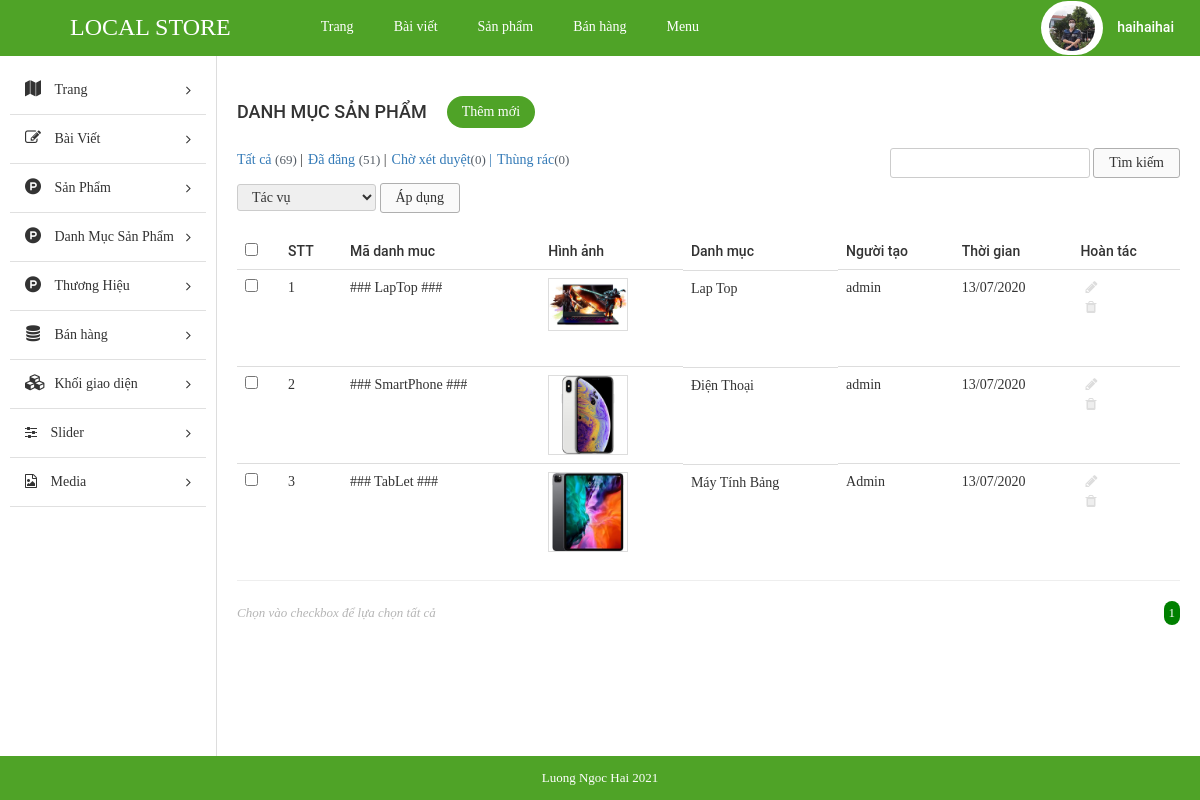
The app's page /admin/index.php?modules=categorys&controllers=index&action=list (signed in) with its own data.
### tables this page shows
CREATE TABLE `tbl_category` (
  `id` int(11) NOT NULL,
  `name` varchar(255) NOT NULL,
  `code` varchar(255) NOT NULL,
  `image` varchar(255) NOT NULL,
  `description` text NOT NULL,
  `create_date` varchar(255) NOT NULL,
  `user` varchar(255) NOT NULL
);

### admin/libraries/database.php (called while the page is built, shortened)
<?php
function db_query($query_string) {
    global $conn;
    $result = mysqli_query($conn, $query_string);
    return $result;
}
function db_fetch_array($query_string) {
    $result = array();
    $mysqli_result = db_query($query_string);
    while ($row = mysqli_fetch_assoc($mysqli_result)) {
        $result[] = $row;
    }
    return $result;
}

### admin/modules/categorys/models/indexModel.php (called while the page is built, shortened)
<?php
function getAll() {
	return db_fetch_array("SELECT * FROM `tbl_category`");
}

### admin/modules/categorys/controllers/indexController.php (called while the page is built, shortened)
<?php
function listAction() {
	$data_tmp = getAll();
	if(!empty($_GET['page'])){
		$page = $_GET['page'];
	}else{
		$page =1;
	}
	$numProduct = count($data_tmp);
	$productOnPage = 5;
	$num = ceil($numProduct/$productOnPage);
	$start = ($page - 1) * $productOnPage;
	$res =[];
	for ($i=$start; $i < $start+$productOnPage; $i++) {
		if(isset($data_tmp[$i]))
        $res[] = $data_tmp[$i];
	};
	$data = [$res, $num, $page];
	load_view('list',$data);
}

### admin/core/router.php (called while the page is built, shortened)
<?php
$action_name = get_action().'Action';
call_function(array('construct', $action_name));

### admin/core/appload.php (called while the page is built, shortened)
<?php
require CONFIGPATH . DIRECTORY_SEPARATOR . 'database.php';
require LIBPATH . DIRECTORY_SEPARATOR . 'database.php';
require COREPATH . DIRECTORY_SEPARATOR . 'base.php';
require COREPATH . DIRECTORY_SEPARATOR . 'router.php';

### admin/index.php (called while the page is built, shortened)
<?php
require COREPATH.DIRECTORY_SEPARATOR.'appload.php';

### admin/modules/categorys/views/listView.php (the view, shortened to what this page needs)
<div id="main-content-wp" class="list-product-page">
    <div class="wrap clearfix">
        <div id="content" class="fl-right">
            <div class="section" id="title-page">
                <div class="clearfix">
                    <h3 id="index" class="fl-left">Danh Mục Sản Phẩm</h3>
                    <a href="?modules=categorys&controllers=index&action=add" title="" id="add-new" class="fl-left">Thêm mới</a>
                </div>
            </div>
            <div class="section" id="detail-page">
                <div class="section-detail">
                    <div class="filter-wp clearfix">
                        <ul class="post-status fl-left">
                            <li class="all"><a href="">Tất cả <span class="count">(69)</span></a> |</li>
                            <li class="publish"><a href="">Đã đăng <span class="count">(51)</span></a> |</li>
                            <li class="pending"><a href="">Chờ xét duyệt<span class="count">(0)</span> |</a></li>
                            <li class="pending"><a href="">Thùng rác<span class="count">(0)</span></a></li>
                        </ul>
                        <form method="GET" class="form-s fl-right">
                            <input type="text" name="s" id="s">
                            <input type="submit" name="sm_s" value="Tìm kiếm">
                        </form>
                    </div>
                    <div class="actions">
                        <form method="GET" action="" class="form-actions">
                            <select name="actions">
                                <option value="0">Tác vụ</option>
                            </select>
                            <input type="submit" name="sm_action" value="Áp dụng">
                        </form>
                    </div>
                    <div class="table-responsive">
                        <table class="table list-table-wp">
                            <thead>
                                <tr>
                                    <td><input type="checkbox" name="checkAll" id="checkAll"></td>
                                    <td><span class="thead-text">STT</span></td>
                                    <td><span class="thead-text">Mã danh muc</span></td>
                                    <td><span class="thead-text">Hình ảnh</span></td>
                                    <td><span class="thead-text">Danh mục</span></td>
                                    <td><span class="thead-text">Người tạo</span></td>
                                    <td><span class="thead-text">Thời gian</span></td>
                                    <td><span class="thead-text">Hoàn tác</span></td>
                                </tr>
                            </thead>
                            <tbody>
                                <?php $i=0; if(!empty($data['0'])) foreach ($data['0'] as $key => $value) { $i++;?>
                                <tr>
                                    <td><input type="checkbox" name="checkItem" class="checkItem"></td>
                                    <td><span class="tbody-text"><?php echo $i; ?></h3></span>
                                    <td><span class="tbody-text"><?php echo $value['code']; ?></h3></span>
                                    <td>
                                        <div class="tbody-thumb">
                                            <img src="<?php echo $value['image']; ?>" alt="">
                                        </div>
                                    </td>
                                    <td class="clearfix">
                                        <div class="tb-title fl-left">
                                            <h3><?php echo $value['name']; ?></h3>
                                        </div>
                                    </td>
                                    <td><span class="tbody-text"><?php echo $value['user']; ?></span></td>
                                    <td><span class="tbody-text"><?php echo $value['create_date']; ?></span></td>
                                    <td>
                                        <ul class="list-operation ">
                                            <li><a href="?modules=categorys&contollers=index&action=edit&id=<?php echo $value['id']; ?>" title="Sửa" class="edit"><i class="fa fa-pencil" aria-hidden="true"></i></a></li>
                                            <li><a href="?modules=categorys&contollers=index&action=delete&id=<?php echo $value['id']; ?>" title="Xóa" class="delete"><i class="fa fa-trash" aria-hidden="true"></i></a></li>
                                        </ul>
                                    </td>
                                </tr>
                                <?php }; ?>
                            </tbody>
                        </table>
                        <hr>
                    </div>
                </div>
            </div>
            <div class="section" id="paging-wp">
                <div class="section-detail clearfix">
                    <p id="desc" class="fl-left">Chọn vào checkbox để lựa chọn tất cả</p>
                    <ul id="list-paging" class="fl-right">
                        <?php for ($i=1; $i <= $data['1'] ; $i++) { ?>
                        <li>
                            <a <?php if($i == $data['2']) echo 'style="background-color: green;color:white; border-radius:300px;"';  ?>  href="?modules=categorys&controllers=index&action=list&page=<?php echo $i; ?>" title=""><?php echo $i; ?></a>
                        </li>
                        <?php }; ?>
                    </ul>
                </div>
            </div>
        </div>
    </div>
</div>

### admin/core/base.php (shortened to what this page needs)
<?php
function get_module() {
    global $config;
    $module = isset($_GET['modules']) ? $_GET['modules'] : $config['default_module'];
    return $module;
}
function call_function($list_function = array()) {
    if (is_array($list_function)) {
        foreach ($list_function as $f) {
            if (function_exists($f())) {
                $f();
            }
        }
    }
}
function load_view($name, $data_send = array()) {
    $data = $data_send;
    $path = MODULESPATH . DIRECTORY_SEPARATOR . get_module() . DIRECTORY_SEPARATOR . 'views' . DIRECTORY_SEPARATOR . $name . 'View.php';
    if (file_exists($path)) {
        require $path;
    } else {
        echo "Không tìm thấy {$path}";
    }
}
function get_header($name = '') {
    global $data;
    if (empty($name)) {
        $name = 'header';
    } else {
        $name = "header-{$name}";
    }
    $path = LAYOUTPATH . DIRECTORY_SEPARATOR . $name . '.php';
    if (file_exists($path)) {
        if (is_array($data)) {
            foreach ($data as $key => $a) {
                $$key = $a;
            }
        }
        require $path;
    } else {
        echo "Không tìm thấy {$path}";
    }
}
function get_footer($name = '') {
    global $data;
    if (empty($name)) {
        $name = 'footer';
    } else {
        $name = "footer-{$name}";
    }
    $path = LAYOUTPATH . DIRECTORY_SEPARATOR . $name . '.php';
    if (file_exists($path)) {
        if (is_array($data)) {
            foreach ($data as $key => $a) {
                $$key = $a;
            }
        }
        require $path;
    } else {
        echo "Không tìm thấy {$path}";
    }
}
function get_sidebar($name = '') {
    global $data;
    if (empty($name)) {
        $name = 'sidebar';
    } else {
        $name = "sidebar-{$name}";
    }
    $path = LAYOUTPATH . DIRECTORY_SEPARATOR . $name . '.php';
    if (file_exists($path)) {
        if (is_array($data)) {
            foreach ($data as $key => $a) {
                $$key = $a;
            }
        }
        require $path;
    } else {
        echo "Không tìm thấy {$path}";
    }
}
?>

### admin/public/css/import/global.css (style rules this page uses)
body { font-family: "Roboto Regular"; font-size: 14px; line-height: 24px; color: #333; }
.fl-left { float: left; }
.fl-right { float: right; }
img { max-width: 100%; height: auto; display: block; }

### admin/public/css/import/list_post.css (style rules this page uses)
#content { width: 82%; border-left: 1px solid #ddd; padding: 20px; }
#add-new { display: inline-block; color: #fff; background: #4fa327; padding: 4px 15px; margin: 20px; border-radius: 20px; }
#index { font-family: 'Roboto Medium'; font-weight: normal; text-transform: uppercase; font-size: 18px; padding: 24px 0px; }
.list-table-wp thead tr td { font-family: 'Roboto Medium'; font-weight: normal; }
.list-operation li { float: left; }
.list-operation li a { display: block; padding: 0px 5px; color: #ddd; }
.tb-title { width: 75%; display: -webkit-box; -webkit-line-clamp: 1; -moz-line-clamp: 1; -o-line-clamp: 1; -webkit-box-orient: vertical; -moz-box-orient: vertical; -o-box-orient: vertical; max-height: 100%; overflow: hidden; }
.list-operation { width: 25%; }
#paging-wp #desc { font-size: 13px; color: #b5b5b5; font-style: italic; }
#list-paging li { float: left; }
#list-paging li a { display: inline-block; color: #555; font-size: 13px; padding: 0px 5px; }
.filter-wp { margin-bottom: 5px; }
.actions { margin-bottom: 20px; }
.post-status li { float: left; font-size: 14px; margin-right: 5px; }
.post-status li .count { color: #555d66; font-size: 13px; display: inline-block; }
.form-s input[type="text"], .form-actions select { border-radius: 3px; border: 1px solid #ccc; padding: 2px 10px; }
.form-s input[type="submit"], .form-actions input[type="submit"] { border-radius: 3px; border: 1px solid #afafaf; padding: 2px 15px; background: #fafafa; }
.form-actions select { padding: 4px 10px; }

### admin/public/css/import/list_product.css (style rules this page uses)
.tbody-thumb { width: 80px; height: 80px; overflow: hidden; }
.tbody-thumb img { border: 1px solid #ddd; }

### admin/public/css/import/menu.css (style rules this page uses)
.actions select { border-radius: 3px; border: 1px solid #ccc; padding: 4px 10px; }

### admin/public/css/import/detail_order.css (style rules this page uses)
.table { margin-bottom: 0!important; }

### records on screen
tbl_category: code "### LapTop ###", image (picture), name "Lap Top", user "admin", create_date "13/07/2020"
tbl_category: code "### SmartPhone ###", image (picture), name "Điện Thoại", user "admin", create_date "13/07/2020"
tbl_category: code "### TabLet ###", image (picture), name "Máy Tính Bảng", user "Admin", create_date "13/07/2020"
